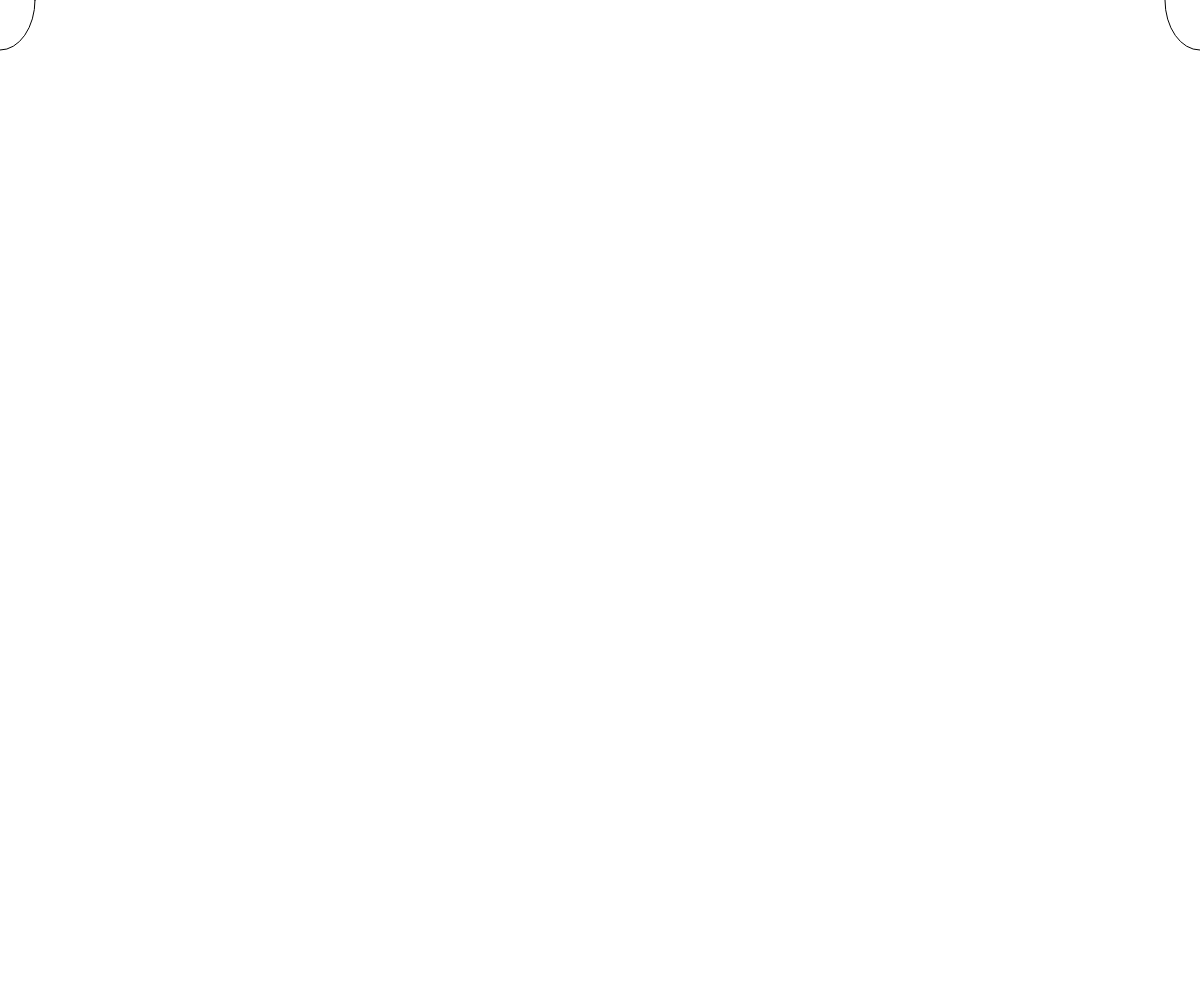
Frame 1 (no input)
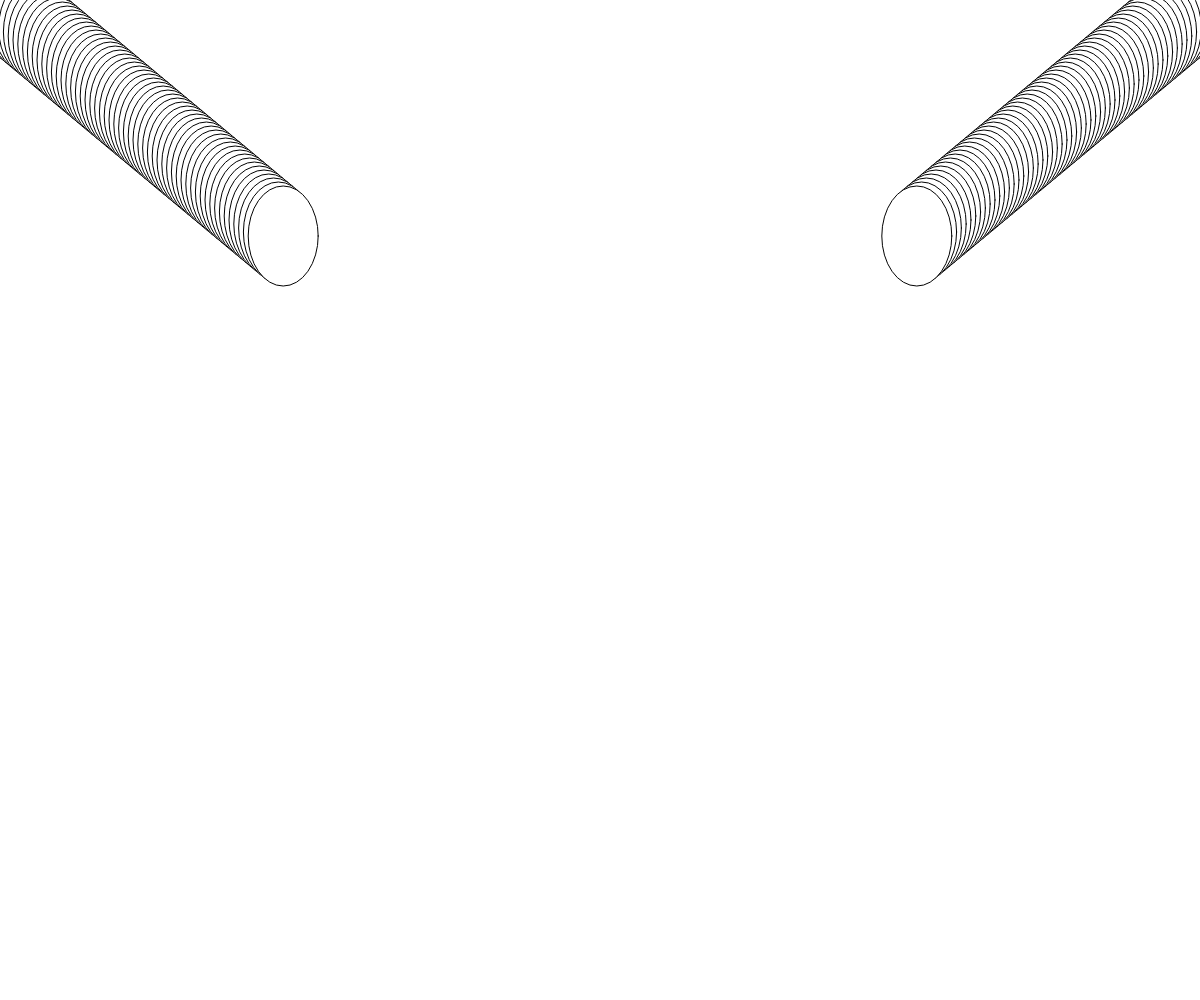
Frame 60 (no input)
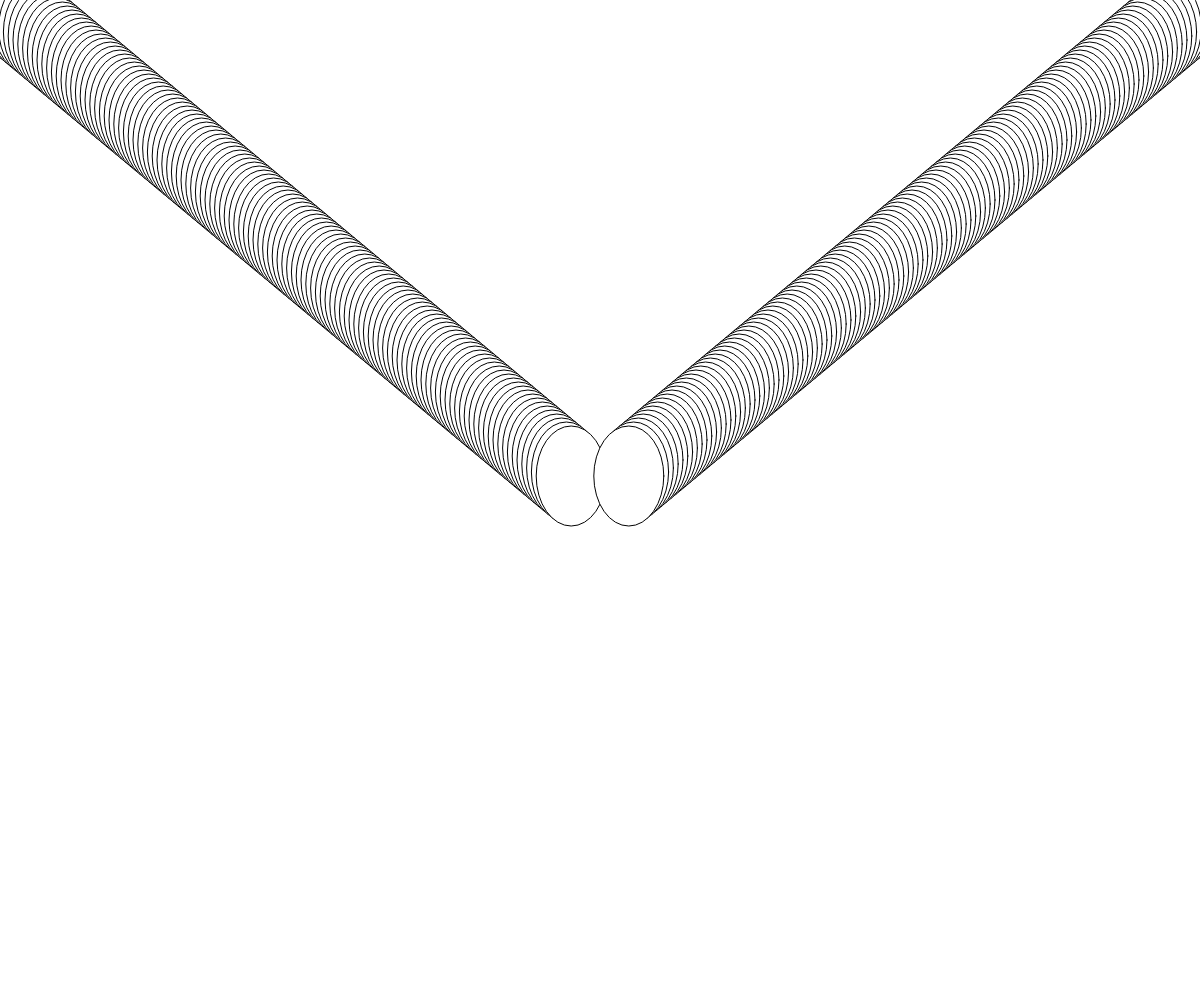
Frame 120 (the mouse pressed at the canvas centre since frame 60)

The p5.js sketch that drew these frames (run headless with seeded random() and noise() and a simulated clock; from frame 60 on, the mouse is pressed at the canvas centre):

// p5.js sketch
// ── sketch.js
var x = 000;
var y = 000;
r = 100;
g = 100;
c = 0;

function setup() {
  	createCanvas(windowWidth, windowHeight);
}

function draw() {
  	if (y < windowHeight/2 - 18){
  		ellipse(x, y, 70, 100);
  		ellipse(windowWidth - x, y, 70, 100);
  		x += windowWidth/250.;
  		y += windowHeight/250.;
	}
	else if (y < windowHeight ){
		ellipse(x, y, 70, 100);
  		ellipse(windowWidth - x, y, 70, 100);	
  		x -= windowWidth/250.;
  		y += windowHeight/250.;
	}
	else if (c==0){
		fill(100,5,200);
		textFont("Calibri");
		textAlign(CENTER);
		textSize(120);
		text("J'apprends le P5.JS !", windowWidth/2, windowHeight/2);
		c+=1;
	}
	else{
		r+= 10 - random()*20;
		g+= 10 - random()*20;
		fill(r,g,0);
		textAlign(RIGHT);
		textSize(80);
		text("Merci à PH", windowWidth,windowHeight);
		fill(r,g,0,10);
		ellipse(mouseX,mouseY,50,50)
	}
}
